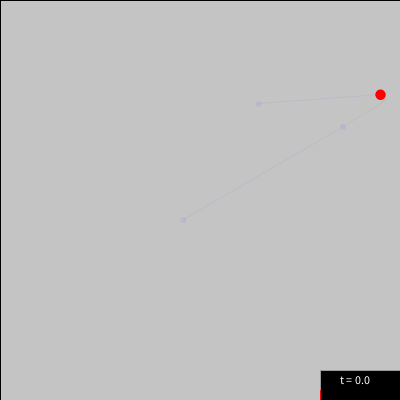
Frame 1 (no input)
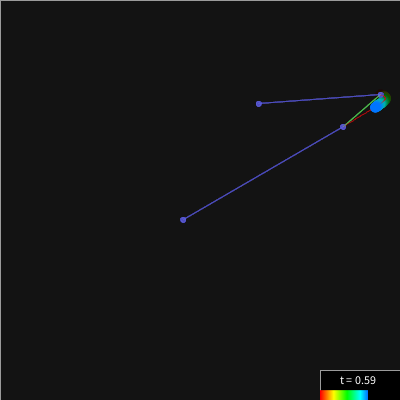
Frame 60 (the mouse pressed at the canvas centre just before this capture)
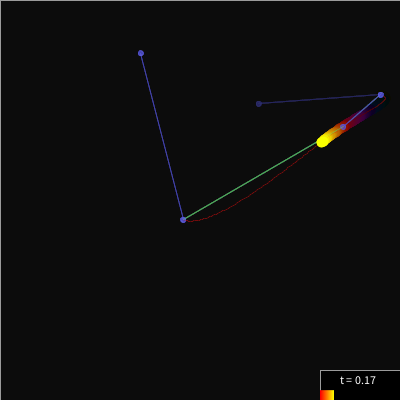
Frame 120 (the mouse held since frame 60 and released just before this capture)

The Processing sketch that drew these frames (run headless with seeded random() and noise(); from frame 60 on, the mouse is pressed at the canvas centre):

// Processing sketch: processing_89847
// ── processing_89847.pde

float t, P0x, P0y, P1x, P1y, P2x, P2y, P3x, P3y;  
PVector xy, lxy;
float segs;

void setup() {
  size (400, 400);
  smooth();

  t = 0;

  P0x = random(width);
  P0y = random(height);

  P1x = random(width);
  P1y = random(height);

  P2x = random(width);
  P2y = random(height);

  P3x = random(width);
  P3y = random(height);
}

void draw() {
  //background(230);

  strokeWeight(1);
  fill(0, 10);
  rect(0, 0, width, height);

  pushStyle();
  stroke(100, 100, 255, 25);
  fill(100, 100, 255, 25);

  line(P0x, P0y, P1x, P1y);
  ellipse(P0x, P0y, 5, 5);
  ellipse(P1x, P1y, 5, 5);
  line(P2x, P2y, P3x, P3y);
  ellipse(P2x, P2y, 5, 5);
  ellipse(P3x, P3y, 5, 5);
  stroke(100, 255, 100, 25);
  line(P1x, P1y, P2x, P2y);
  popStyle();
  

  segs = 100;

  if (t<=segs) {   

    for (float i=0; i<=segs; i++) {
      xy = Catmull(i/segs, P0x, P0y, P1x, P1y, P2x, P2y, P3x, P3y);
      lxy = Catmull((i-1)/segs, P0x, P0y, P1x, P1y, P2x, P2y, P3x, P3y);

      pushStyle();
      stroke(255, 0, 0, 7);   
      line(lxy.x, lxy.y, xy.x, xy.y);
      popStyle();
    }

    xy = Catmull(t/segs, P0x, P0y, P1x, P1y, P2x, P2y, P3x, P3y);
    lxy = Catmull((t-1)/segs, P0x, P0y, P1x, P1y, P2x, P2y, P3x, P3y);


    pushStyle();
    colorMode(HSB, segs, 100, 100);
    stroke(t, 100, 100);
    fill(t, 100, 100);

    strokeWeight(10);
    line(lxy.x, lxy.y, xy.x, xy.y);
    strokeWeight(1);
    noStroke();
    ellipse(xy.x, xy.y, 10, 10);
    popStyle();


    fill(0);
    stroke(155);
    rectMode(CORNERS);
    rect(width-80, height-30, width, height);
    fill(255);
    text("t = " + t/segs, width-60, height-16);

    for (float i=width-80;i<=map(t/segs, 0, 1, width-80, width); i++ ) {
      pushStyle();
      colorMode(HSB, 80, 100, 100);
      stroke(80-(width-i), 100, 100);
      line (i, height-10, i, height);
      popStyle();
    }
    
    t++;
  }
  else {
    t=0;

    P0x = P1x;
    P0y = P1y;

    P1x = P2x;
    P1y = P2y;

    P2x = P3x;
    P2y = P3y;

    P3x = random(20, width-20);
    P3y = random(20, height-20);
  }
}


PVector Catmull (float _t, float _P0x, float _P0y, float _P1x, float _P1y, float _P2x, float _P2y, float _P3x, float _P3y) {
  float _x = 0.5 * ((2*_P1x) + (-_P0x + _P2x)*_t + (2*_P0x - 5*_P1x + 4*_P2x -_P3x) * pow(_t, 2) + (-_P0x + 3*_P1x - 3*_P2x + _P3x) * pow(_t, 3));
  float _y = 0.5 * ((2*_P1y) + (-_P0y + _P2y)*_t + (2*_P0y - 5*_P1y + 4*_P2y -_P3y) * pow(_t, 2) + (-_P0y + 3*_P1y - 3*_P2y + _P3y) * pow(_t, 3));
  //float _z = 0.5 * ((2*_P1z) + (-_P0z + _P2z)*_t + (2*_P0z - 5*_P1z + 4*_P2z -_P3z) * pow(_t, 2) + (-_P0z + 3*_P1z - 3*_P2z + _P3z) * pow(_t, 3));

  return new PVector (_x, _y);
}
